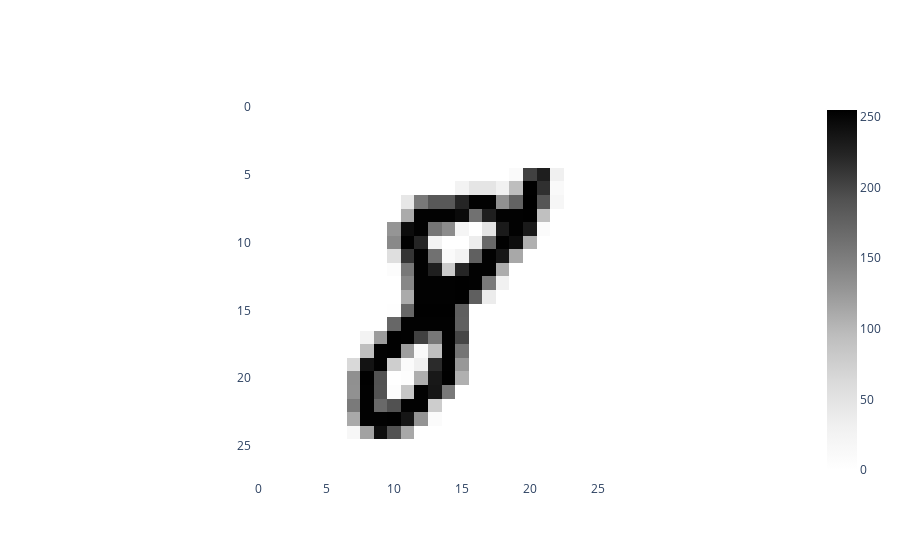

Notebook code for this chart:
### Markdown cell above
we see that there are 70,000 images, where each image has 784 features that represent pixel intensity. Let's reshape the feature vector to a 28x28 array and visualise one of the "8" digits using ``giotto-tda``'s plotting API:

### Code cell
import numpy as np
from gtda.plotting import plot_heatmap

im8_idx = np.flatnonzero(y == "8")[0]
img8 = X.values[im8_idx].reshape(28, 28)
plot_heatmap(img8)

### Figure 1 — Plotly figure (JSON) as saved in the notebook; plotly's stock layout.template omitted (floating-point values rounded to 4 significant figures; data arrays with more than 128 entries replaced by an {"elided": "..."} marker saying what was removed)
{"data": [{"colorscale": [[0, "rgb(255,255,255)"], [0.125, "rgb(240,240,240)"], [0.25, "rgb(217,217,217)"], [0.375, "rgb(189,189,189)"], [0.5, "rgb(150,150,150)"], [0.625, "rgb(115,115,115)"], [0.75, "rgb(82,82,82)"], [0.875, "rgb(37,37,37)"], [1, "rgb(0,0,0)"]], "type": "heatmap", "z": {"elided": "28x28 int values"}}], "layout": {"plot_bgcolor": "white", "xaxis": {"constrain": "domain", "scaleanchor": "y"}, "yaxis": {"autorange": "reversed", "constrain": "domain"}}}
